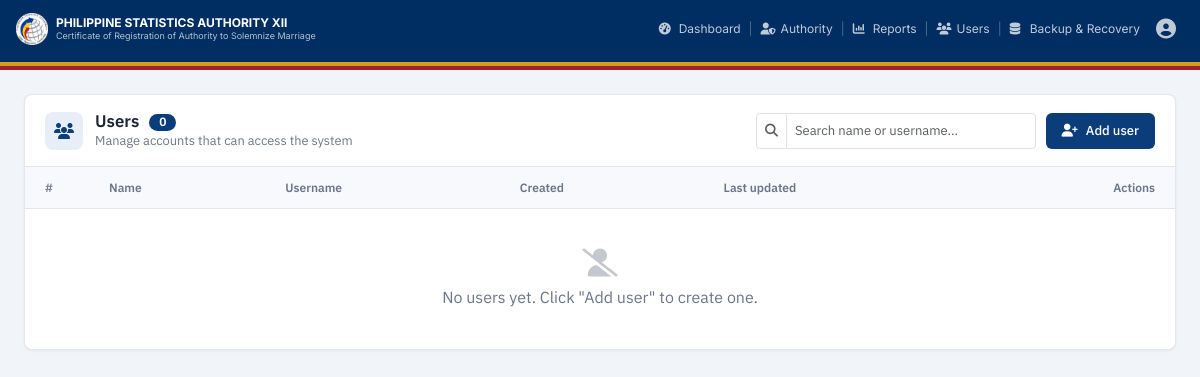
/admin/users.php (signed in), run on an earlier commit of the app's database.
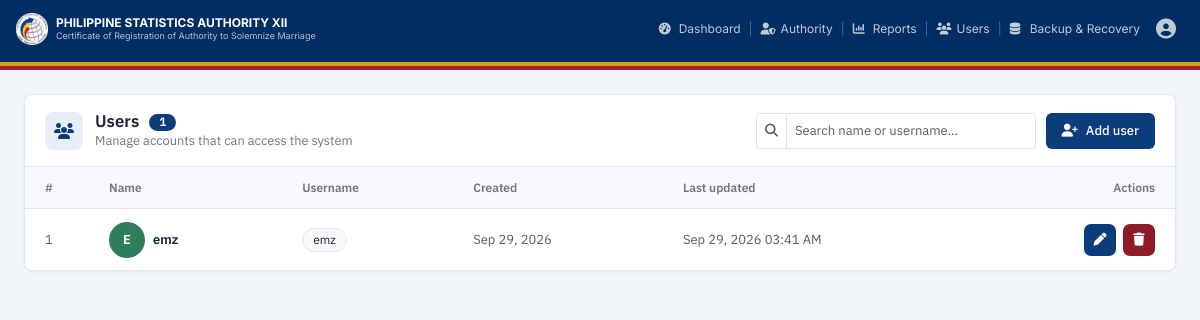
And on a later commit of the database.
### tables this page shows
CREATE TABLE `users` (
  `id` int(11) NOT NULL,
  `name` varchar(255) NOT NULL,
  `username` varchar(50) NOT NULL,
  `password` varchar(255) NOT NULL,
  `created_at` timestamp NOT NULL DEFAULT current_timestamp(),
  `updated_at` timestamp NOT NULL DEFAULT current_timestamp() ON UPDATE current_timestamp()
);

### admin/users.php (the view, shortened to what this page needs)
<?php
$pdo = (new Database())->connect();
function h($v): string { return htmlspecialchars((string) $v, ENT_QUOTES, 'UTF-8'); }
$users = []; $dbError = '';
try {
    $users = $pdo->query('SELECT id, name, username, created_at, updated_at FROM ' . USER_TABLE . ' ORDER BY id DESC')->fetchAll();
} catch (Throwable $e) {
    $dbError = 'Table "' . USER_TABLE . '" not found. Run users.sql in phpMyAdmin first.';
}
?>
<!DOCTYPE html>
<html lang="en">
<head>
<link href="https://cdn.jsdelivr.net/npm/bootstrap@5.3.8/dist/css/bootstrap.min.css" rel="stylesheet">
<link rel="stylesheet" href="https://cdnjs.cloudflare.com/ajax/libs/font-awesome/6.7.2/css/all.min.css">
</head>
<body>
<?php require __DIR__ . '/../includes/navbar.php'; ?>
<div class="min-vh-100">
  <main class="p-3 p-md-4">
  <div class="um-wrap">
    <section class="um-card">
      <div class="um-head">
        <div class="um-title">
          <span class="um-title-icon"><i class="fa-solid fa-users"></i></span>
          <div>
            <h1>Users <span class="count-pill"><?= count($users) ?></span></h1>
            <p>Manage accounts that can access the system</p>
          </div>
        </div>
        <div class="um-tools">
          <div class="input-group input-group-sm um-search">
            <span class="input-group-text bg-white"><i class="fa-solid fa-magnifying-glass text-muted"></i></span>
            <input type="text" id="search" class="form-control" placeholder="Search name or username...">
          </div>
          <button class="btn-add" id="btnAdd" type="button"><i class="fa-solid fa-user-plus"></i><span class="lbl">Add user</span></button>
        </div>
      </div>
      <table class="um-table">
        <thead>
          <tr>
            <th style="width:64px;">#</th>
            <th>Name</th>
            <th>Username</th>
            <th>Created</th>
            <th>Last updated</th>
            <th class="text-end">Actions</th>
          </tr>
        </thead>
        <tbody id="tbody">
        <?php $colors = ['#0B3D7A', '#B8873A', '#A3202F', '#2F7D5A', '#5B4B8A', '#0F766E']; $n = count($users); ?>
        <?php foreach ($users as $i => $u): ?>
          <tr data-id="<?= (int) $u['id'] ?>" data-name="<?= h($u['name']) ?>" data-username="<?= h($u['username']) ?>">
            <td class="c-num text-muted"><?= $n - $i ?></td>
            <td class="c-name">
              <div class="d-flex align-items-center gap-2">
                <span class="avatar" style="background:<?= $colors[$u['id'] % count($colors)] ?>;"><?= h(strtoupper(mb_substr($u['name'], 0, 1))) ?></span>
                <span class="fw-semibold text-break"><?= h($u['name']) ?></span>
              </div>
            </td>
            <td class="c-user"><span class="user-badge"><?= h($u['username']) ?></span></td>
            <td class="c-created text-muted" data-label="Created"><span><?= h(date('M d, Y', strtotime($u['created_at']))) ?></span></td>
            <td class="c-updated text-muted" data-label="Last updated"><span><?= h(date('M d, Y h:i A', strtotime($u['updated_at']))) ?></span></td>
            <td class="c-actions text-end">
              <button class="act edit me-1" type="button" title="Edit" aria-label="Edit user"><i class="fa-solid fa-pen"></i></button>
              <button class="act del" type="button" title="Delete" aria-label="Delete user"><i class="fa-solid fa-trash"></i></button>
            </td>
          </tr>
        <?php endforeach; ?>
        </tbody>
      </table>
      <div id="empty" class="um-empty <?= $users ? 'd-none' : '' ?>">
        <i class="fa-solid fa-user-slash d-block"></i>
        <div id="emptyText"><?= $users ? 'No matching users.' : 'No users yet. Click "Add user" to create one.' ?></div>
      </div>
    </section>
  </div>
  </main>
</div>
<div class="toast-container position-fixed top-0 end-0 p-3" style="z-index:2000;">
</div>
</body>
</html>

### includes/navbar.php (shortened to what this page needs)
<?php
$currentPage  = basename($_SERVER['SCRIPT_NAME']);
$navItems = [
    ['file' => 'dashboard.php', 'label' => 'Dashboard',          'icon' => 'fa-gauge-high'],
    ['file' => 'authority.php', 'label' => 'Authority',          'icon' => 'fa-user-shield'],
    ['file' => 'reports.php',   'label' => 'Reports',            'icon' => 'fa-chart-column'],
    ['file' => 'users.php',     'label' => 'Users',              'icon' => 'fa-users'],
    ['file' => 'backup.php',    'label' => 'Backup & Recovery',  'icon' => 'fa-database'],
];
?>
<nav class="navbar navbar-expand-lg crasm-navbar" style="font-family:'Inter',-apple-system,BlinkMacSystemFont,'Segoe UI',sans-serif;background-color:#002d62;">
    <div class="container-fluid px-3">
        <a class="navbar-brand d-flex align-items-center" href="dashboard.php">
            <img src="../assets/img/logo.png" alt="Seal" class="me-2" style="width:32px;height:32px;object-fit:contain;flex-shrink:0;">
            <div class="min-w-0">
                <div class="fw-bold text-white brand-title">PHILIPPINE STATISTICS AUTHORITY XII</div>
                <div class="brand-sub">Certificate of Registration of Authority to Solemnize Marriage</div>
            </div>
        </a>
        <div class="collapse navbar-collapse" id="crasmNavbarCollapse">
            <ul class="navbar-nav ms-auto mb-2 mb-lg-0" style="font-size:12px;">
                <?php foreach ($navItems as $i => $item): ?>
                    <?php if ($i > 0): ?>
                    <li class="nav-item d-none d-lg-flex align-items-center">
                        <span style="color:rgba(255,255,255,.3);">|</span>
                    </li>
                    <?php endif; ?>
                    <li class="nav-item">
                        <a class="nav-link d-flex align-items-center gap-1<?= $currentPage === $item['file'] ? ' is-current' : '' ?>"
                           href="<?= $item['file'] ?>"
                           title="<?= htmlspecialchars($item['label']) ?>"
                           <?= $currentPage === $item['file'] ? 'aria-current="page"' : '' ?>>
                            <i class="fa-solid <?= $item['icon'] ?>" style="width:16px;font-size:12px;flex-shrink:0;"></i>
                            <?= htmlspecialchars($item['label']) ?>
                        </a>
                    </li>
                <?php endforeach; ?>
            </ul>
            <ul class="navbar-nav mb-2 mb-lg-0">
                <li class="nav-item dropdown">
                    <a class="nav-link dropdown-toggle d-flex align-items-center gap-2" href="#" role="button" data-bs-toggle="dropdown" aria-expanded="false" style="font-size:12px;">
                        <i class="fa-solid fa-circle-user" style="font-size:20px;"></i>
                    </a>
                </li>
            </ul>
        </div>
    </div>
</nav>
<div style="height:4px;background-color:#002d62;"></div>
<div style="height:4px;background-color:#d4a017;"></div>
<div style="height:4px;background-color:#a3202f;"></div>

### admin/users.php (style rules this page uses)
:root { --navy: #002d62; --blue: #0b3d7a; --blue-dark: #082f5f; --red: #a3202f; --ink: #1b2433; --muted: #6b7688; --line: #e3e8ef; --soft: #f7f9fc; }
body { background: #f1f4f8; color: var(--ink); font-family: 'IBM Plex Sans', -apple-system, BlinkMacSystemFont, 'Segoe UI', sans-serif; }
.um-wrap { max-width: 1200px; margin: 0 auto; }
.um-card { background: #fff; border: 1px solid var(--line); border-radius: 8px; box-shadow: 0 1px 3px rgba(10, 31, 68, .06); overflow: hidden; }
.um-head { display: flex; flex-wrap: wrap; align-items: center; justify-content: space-between; gap: .85rem 1rem; padding: 1rem 1.25rem; border-bottom: 1px solid var(--line); }
.um-title { display: flex; align-items: center; gap: .75rem; min-width: 0; }
.um-title-icon { width: 38px; height: 38px; border-radius: 8px; background: #e8eef7; color: var(--blue); display: inline-flex; align-items: center; justify-content: center; flex-shrink: 0; }
.um-title h1 { font-size: 1.05rem; font-weight: 600; margin: 0; line-height: 1.2; }
.um-title p { font-size: .8rem; color: var(--muted); margin: 0; }
.count-pill { display: inline-block; margin-left: 6px; padding: 1px 10px; border-radius: 999px; background: var(--blue); color: #fff; font-size: 12px; font-weight: 600; vertical-align: middle; }
.um-tools { display: flex; align-items: center; gap: .6rem; }
.um-search { width: 280px; }
.um-search .form-control, .um-search .input-group-text { height: 36px; font-size: 13px; }
.btn-add { height: 36px; background: var(--blue); color: #fff; border: 0; border-radius: 6px; padding: 0 1rem; white-space: nowrap; font-size: 13px; font-weight: 500; display: inline-flex; align-items: center; justify-content: center; gap: 8px; }
.um-table { width: 100%; margin: 0; border-collapse: collapse; font-size: 13px; }
.um-table thead th { background: var(--soft); color: var(--muted); font-size: 12px; font-weight: 600; padding: .7rem 1.25rem; border-bottom: 1px solid var(--line); white-space: nowrap; }
.um-table tbody td { padding: .8rem 1.25rem; border-bottom: 1px solid var(--line); vertical-align: middle; }
.um-table tbody tr:last-child td { border-bottom: 0; }
.avatar { width: 36px; height: 36px; border-radius: 50%; color: #fff; font-weight: 600; display: inline-flex; align-items: center; justify-content: center; flex-shrink: 0; font-size: 13px; }
.user-badge { display: inline-block; padding: 2px 10px; border: 1px solid var(--line); border-radius: 999px; background: var(--soft); font-size: 12px; word-break: break-all; }
.act { width: 32px; height: 32px; padding: 0; border-radius: 7px; border: 0; color: #fff; transition: background .15s; }
.act.edit { background: var(--blue); }
.act.del { background: #8e1b27; }
.um-empty { text-align: center; color: var(--muted); padding: 2.5rem 1rem; }
.um-empty i { font-size: 28px; opacity: .4; margin-bottom: .5rem; }

### includes/navbar.php (style rules this page uses)
.crasm-navbar .nav-link { color: rgba(255, 255, 255, .75); padding: .5rem .65rem; transition: color .15s ease; }
.crasm-navbar .dropdown-toggle::after { display: none; }
.crasm-navbar .brand-title { font-size: 12px; line-height: 1.1; white-space: nowrap; }
.crasm-navbar .brand-sub { font-size: 9px; white-space: nowrap; color: rgba(255, 255, 255, .7); }

What changed in the data, as far as the page shows it:
added users: i "1", name "E", name "emz", username "emz", created_at "Sep 29, 2026", updated_at "Sep 29, 2026 03:41 AM"
Also different on the page:
count($users): "0" → "1"
text no longer shown: "No users yet. Click \"Add user\" to create one."
